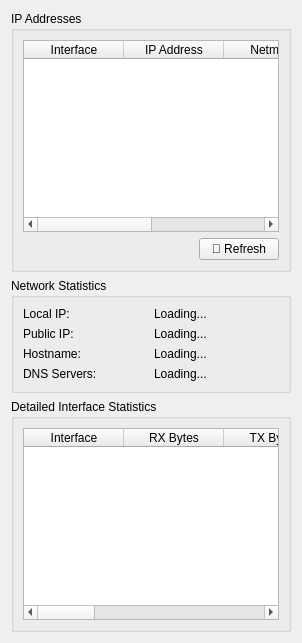
          <widget class="QWidget" name="networkInfoTab">
           <attribute name="title">
            <string>Network Information</string>
           </attribute>
           <layout class="QVBoxLayout" name="verticalLayout_networkInfo">
            <item>
             <widget class="QGroupBox" name="ipInfoGroupBox">
              <property name="title">
               <string>IP Addresses</string>
              </property>
              <layout class="QVBoxLayout" name="verticalLayout_ipInfo">
               <item>
                <widget class="QTableWidget" name="ipAddressTable">
                 <property name="columnCount">
                  <number>4</number>
                 </property>
                 <property name="alternatingRowColors">
                  <bool>true</bool>
                 </property>
                 <property name="selectionBehavior">
                  <enum>QAbstractItemView::SelectRows</enum>
                 </property>
                 <column>
                  <property name="text">
                   <string>Interface</string>
                  </property>
                 </column>
                 <column>
                  <property name="text">
                   <string>IP Address</string>
                  </property>
                 </column>
                 <column>
                  <property name="text">
                   <string>Netmask</string>
                  </property>
                 </column>
                 <column>
                  <property name="text">
                   <string>Status</string>
                  </property>
                 </column>
                </widget>
               </item>
               <item>
                <layout class="QHBoxLayout" name="horizontalLayout_ipRefresh">
                 <item>
                  <spacer name="horizontalSpacer_ipRefresh">
                   <property name="orientation">
                    <enum>Qt::Orientation::Horizontal</enum>
                   </property>
                   <property name="sizeHint" stdset="0">
                    <size>
                     <width>40</width>
                     <height>20</height>
                    </size>
                   </property>
                  </spacer>
                 </item>
                 <item>
                  <widget class="QPushButton" name="refreshIpButton">
                   <property name="text">
                    <string>🔄 Refresh</string>
                   </property>
                  </widget>
                 </item>
                </layout>
               </item>
              </layout>
             </widget>
            </item>
            <item>
             <widget class="QGroupBox" name="networkStatsGroupBox">
              <property name="title">
               <string>Network Statistics</string>
              </property>
              <layout class="QGridLayout" name="gridLayout_networkStats">
               <item row="0" column="0">
                <widget class="QLabel" name="localIpLabel">
                 <property name="text">
                  <string>Local IP:</string>
                 </property>
                </widget>
               </item>
               <item row="0" column="1">
                <widget class="QLabel" name="localIpValueLabel">
                 <property name="text">
                  <string>Loading...</string>
                 </property>
                </widget>
               </item>
               <item row="1" column="0">
                <widget class="QLabel" name="publicIpLabel">
                 <property name="text">
                  <string>Public IP:</string>
                 </property>
                </widget>
               </item>
               <item row="1" column="1">
                <widget class="QLabel" name="publicIpValueLabel">
                 <property name="text">
                  <string>Loading...</string>
                 </property>
                </widget>
               </item>
               <item row="2" column="0">
                <widget class="QLabel" name="hostnameLabel">
                 <property name="text">
                  <string>Hostname:</string>
                 </property>
                </widget>
               </item>
               <item row="2" column="1">
                <widget class="QLabel" name="hostnameValueLabel">
                 <property name="text">
                  <string>Loading...</string>
                 </property>
                </widget>
               </item>
               <item row="3" column="0">
                <widget class="QLabel" name="dnsLabel">
                 <property name="text">
                  <string>DNS Servers:</string>
                 </property>
                </widget>
               </item>
               <item row="3" column="1">
                <widget class="QLabel" name="dnsValueLabel">
                 <property name="text">
                  <string>Loading...</string>
                 </property>
                </widget>
               </item>
              </layout>
             </widget>
            </item>
            <item>
             <widget class="QGroupBox" name="detailedStatsGroupBox">
              <property name="title">
               <string>Detailed Interface Statistics</string>
              </property>
              <layout class="QVBoxLayout" name="verticalLayout_detailedStats">
               <item>
                <widget class="QTableWidget" name="interfaceStatsTable">
                 <property name="columnCount">
                  <number>8</number>
                 </property>
                 <property name="alternatingRowColors">
                  <bool>true</bool>
                 </property>
                 <property name="selectionBehavior">
                  <enum>QAbstractItemView::SelectRows</enum>
                 </property>
                 <column>
                  <property name="text">
                   <string>Interface</string>
                  </property>
                 </column>
                 <column>
                  <property name="text">
                   <string>RX Bytes</string>
                  </property>
                 </column>
                 <column>
                  <property name="text">
                   <string>TX Bytes</string>
                  </property>
                 </column>
                 <column>
                  <property name="text">
                   <string>RX Packets</string>
                  </property>
                 </column>
                 <column>
                  <property name="text">
                   <string>TX Packets</string>
                  </property>
                 </column>
                 <column>
                  <property name="text">
                   <string>RX Errors</string>
                  </property>
                 </column>
                 <column>
                  <property name="text">
                   <string>TX Errors</string>
                  </property>
                 </column>
                 <column>
                  <property name="text">
                   <string>Speed</string>
                  </property>
                 </column>
                </widget>
               </item>
              </layout>
             </widget>
            </item>
           </layout>
          </widget>
